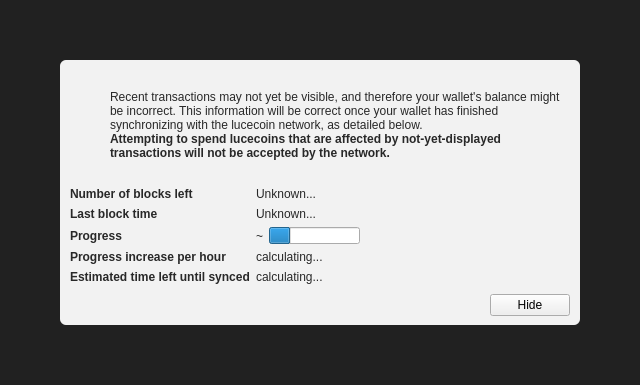
<?xml version="1.0" encoding="UTF-8"?>
<ui version="4.0">
 <class>ModalOverlay</class>
 <widget class="ModalOverlay" name="ModalOverlay">
  <property name="geometry">
   <rect>
    <x>0</x>
    <y>0</y>
    <width>640</width>
    <height>385</height>
   </rect>
  </property>
  <property name="windowTitle">
   <string>Form</string>
  </property>
  <layout class="QVBoxLayout" name="verticalLayout" stretch="0">
   <property name="sizeConstraint">
    <enum>QLayout::SetDefaultConstraint</enum>
   </property>
   <property name="leftMargin">
    <number>0</number>
   </property>
   <property name="topMargin">
    <number>0</number>
   </property>
   <property name="rightMargin">
    <number>0</number>
   </property>
   <property name="bottomMargin">
    <number>0</number>
   </property>
   <item>
    <widget class="QWidget" name="bgWidget" native="true">
     <property name="styleSheet">
      <string notr="true">#bgWidget { background: rgba(0,0,0,220); }</string>
     </property>
     <layout class="QVBoxLayout" name="verticalLayoutMain" stretch="1">
      <property name="leftMargin">
       <number>60</number>
      </property>
      <property name="topMargin">
       <number>60</number>
      </property>
      <property name="rightMargin">
       <number>60</number>
      </property>
      <property name="bottomMargin">
       <number>60</number>
      </property>
      <item>
       <widget class="QWidget" name="contentWidget" native="true">
        <property name="styleSheet">
         <string notr="true">#contentWidget { background: rgba(255,255,255,240); border-radius: 6px; }

QLabel { color: rgb(40,40,40);  }</string>
        </property>
        <layout class="QVBoxLayout" name="verticalLayoutSub" stretch="1,0,0,0">
         <property name="spacing">
          <number>0</number>
         </property>
         <property name="leftMargin">
          <number>10</number>
         </property>
         <property name="topMargin">
          <number>10</number>
         </property>
         <property name="rightMargin">
          <number>10</number>
         </property>
         <property name="bottomMargin">
          <number>10</number>
         </property>
         <item>
          <layout class="QHBoxLayout" name="horizontalLayoutIconText" stretch="0,1">
           <property name="topMargin">
            <number>20</number>
           </property>
           <item>
            <layout class="QVBoxLayout" name="verticalLayoutIcon">
             <property name="leftMargin">
              <number>0</number>
             </property>
             <item>
              <widget class="QPushButton" name="warningIcon">
               <property name="enabled">
                <bool>false</bool>
               </property>
               <property name="text">
                <string/>
               </property>
               <property name="icon">
                <iconset>
                 <normaloff>:/icons/warning</normaloff>
                 <disabledoff>:/icons/warning</disabledoff>:/icons/warning</iconset>
               </property>
               <property name="iconSize">
                <size>
                 <width>48</width>
                 <height>48</height>
                </size>
               </property>
               <property name="flat">
                <bool>true</bool>
               </property>
              </widget>
             </item>
             <item>
              <spacer name="verticalSpacerWarningIcon">
               <property name="orientation">
                <enum>Qt::Vertical</enum>
               </property>
               <property name="sizeHint" stdset="0">
                <size>
                 <width>20</width>
                 <height>40</height>
                </size>
               </property>
              </spacer>
             </item>
            </layout>
           </item>
           <item>
            <layout class="QVBoxLayout" name="verticalLayoutInfoText">
             <property name="leftMargin">
              <number>0</number>
             </property>
             <property name="topMargin">
              <number>0</number>
             </property>
             <item>
              <widget class="QLabel" name="infoText">
               <property name="text">
                <string>Recent transactions may not yet be visible, and therefore your wallet's balance might be incorrect. This information will be correct once your wallet has finished synchronizing with the lucecoin network, as detailed below.</string>
               </property>
               <property name="textFormat">
                <enum>Qt::RichText</enum>
               </property>
               <property name="wordWrap">
                <bool>true</bool>
               </property>
              </widget>
             </item>
             <item>
              <widget class="QLabel" name="infoTextStrong">
               <property name="font">
                <font>
                 <weight>75</weight>
                 <bold>true</bold>
                </font>
               </property>
               <property name="text">
                <string>Attempting to spend lucecoins that are affected by not-yet-displayed transactions will not be accepted by the network.</string>
               </property>
               <property name="textFormat">
                <enum>Qt::RichText</enum>
               </property>
               <property name="wordWrap">
                <bool>true</bool>
               </property>
              </widget>
             </item>
             <item>
              <spacer name="verticalSpacerInTextSpace">
               <property name="orientation">
                <enum>Qt::Vertical</enum>
               </property>
               <property name="sizeHint" stdset="0">
                <size>
                 <width>20</width>
                 <height>40</height>
                </size>
               </property>
              </spacer>
             </item>
            </layout>
           </item>
          </layout>
         </item>
         <item>
          <spacer name="verticalSpacerAfterText">
           <property name="orientation">
            <enum>Qt::Vertical</enum>
           </property>
           <property name="sizeHint" stdset="0">
            <size>
             <width>20</width>
             <height>40</height>
            </size>
           </property>
          </spacer>
         </item>
         <item>
          <layout class="QFormLayout" name="formLayout">
           <property name="fieldGrowthPolicy">
            <enum>QFormLayout::FieldsStayAtSizeHint</enum>
           </property>
           <property name="horizontalSpacing">
            <number>6</number>
           </property>
           <property name="verticalSpacing">
            <number>6</number>
           </property>
           <property name="topMargin">
            <number>10</number>
           </property>
           <item row="0" column="0">
            <widget class="QLabel" name="labelNumberOfBlocksLeft">
             <property name="font">
              <font>
               <weight>75</weight>
               <bold>true</bold>
              </font>
             </property>
             <property name="text">
              <string>Number of blocks left</string>
             </property>
            </widget>
           </item>
           <item row="0" column="1">
            <widget class="QLabel" name="numberOfBlocksLeft">
             <property name="text">
              <string>Unknown...</string>
             </property>
            </widget>
           </item>
           <item row="1" column="0">
            <widget class="QLabel" name="labelLastBlockTime">
             <property name="font">
              <font>
               <weight>75</weight>
               <bold>true</bold>
              </font>
             </property>
             <property name="text">
              <string>Last block time</string>
             </property>
            </widget>
           </item>
           <item row="1" column="1">
            <widget class="QLabel" name="newestBlockDate">
             <property name="sizePolicy">
              <sizepolicy hsizetype="Maximum" vsizetype="Preferred">
               <horstretch>0</horstretch>
               <verstretch>0</verstretch>
              </sizepolicy>
             </property>
             <property name="text">
              <string>Unknown...</string>
             </property>
            </widget>
           </item>
           <item row="2" column="0">
            <widget class="QLabel" name="labelSyncDone">
             <property name="font">
              <font>
               <weight>75</weight>
               <bold>true</bold>
              </font>
             </property>
             <property name="text">
              <string>Progress</string>
             </property>
            </widget>
           </item>
           <item row="2" column="1">
            <layout class="QHBoxLayout" name="horizontalLayoutSync" stretch="0,1">
             <item>
              <widget class="QLabel" name="percentageProgress">
               <property name="text">
                <string notr="true">~</string>
               </property>
              </widget>
             </item>
             <item>
              <widget class="QProgressBar" name="progressBar">
               <property name="value">
                <number>24</number>
               </property>
               <property name="format">
                <string/>
               </property>
              </widget>
             </item>
            </layout>
           </item>
           <item row="4" column="0">
            <widget class="QLabel" name="labelProgressIncrease">
             <property name="font">
              <font>
               <weight>75</weight>
               <bold>true</bold>
              </font>
             </property>
             <property name="text">
              <string>Progress increase per hour</string>
             </property>
            </widget>
           </item>
           <item row="4" column="1">
            <widget class="QLabel" name="progressIncreasePerH">
             <property name="text">
              <string>calculating...</string>
             </property>
            </widget>
           </item>
           <item row="5" column="0">
            <widget class="QLabel" name="labelEstimatedTimeLeft">
             <property name="font">
              <font>
               <weight>75</weight>
               <bold>true</bold>
              </font>
             </property>
             <property name="text">
              <string>Estimated time left until synced</string>
             </property>
            </widget>
           </item>
           <item row="5" column="1">
            <widget class="QLabel" name="expectedTimeLeft">
             <property name="text">
              <string>calculating...</string>
             </property>
            </widget>
           </item>
          </layout>
         </item>
         <item>
          <layout class="QHBoxLayout" name="horizontalLayoutButtons">
           <property name="leftMargin">
            <number>10</number>
           </property>
           <property name="topMargin">
            <number>10</number>
           </property>
           <item>
            <spacer name="horizontalSpacer">
             <property name="orientation">
              <enum>Qt::Horizontal</enum>
             </property>
             <property name="sizeHint" stdset="0">
              <size>
               <width>40</width>
               <height>20</height>
              </size>
             </property>
            </spacer>
           </item>
           <item>
            <widget class="QPushButton" name="closeButton">
             <property name="text">
              <string>Hide</string>
             </property>
            </widget>
           </item>
          </layout>
         </item>
        </layout>
       </widget>
      </item>
     </layout>
    </widget>
   </item>
  </layout>
 </widget>
 <customwidgets>
  <customwidget>
   <class>ModalOverlay</class>
   <extends>QWidget</extends>
   <header>modaloverlay.h</header>
   <container>1</container>
  </customwidget>
 </customwidgets>
 <resources/>
 <connections/>
</ui>
